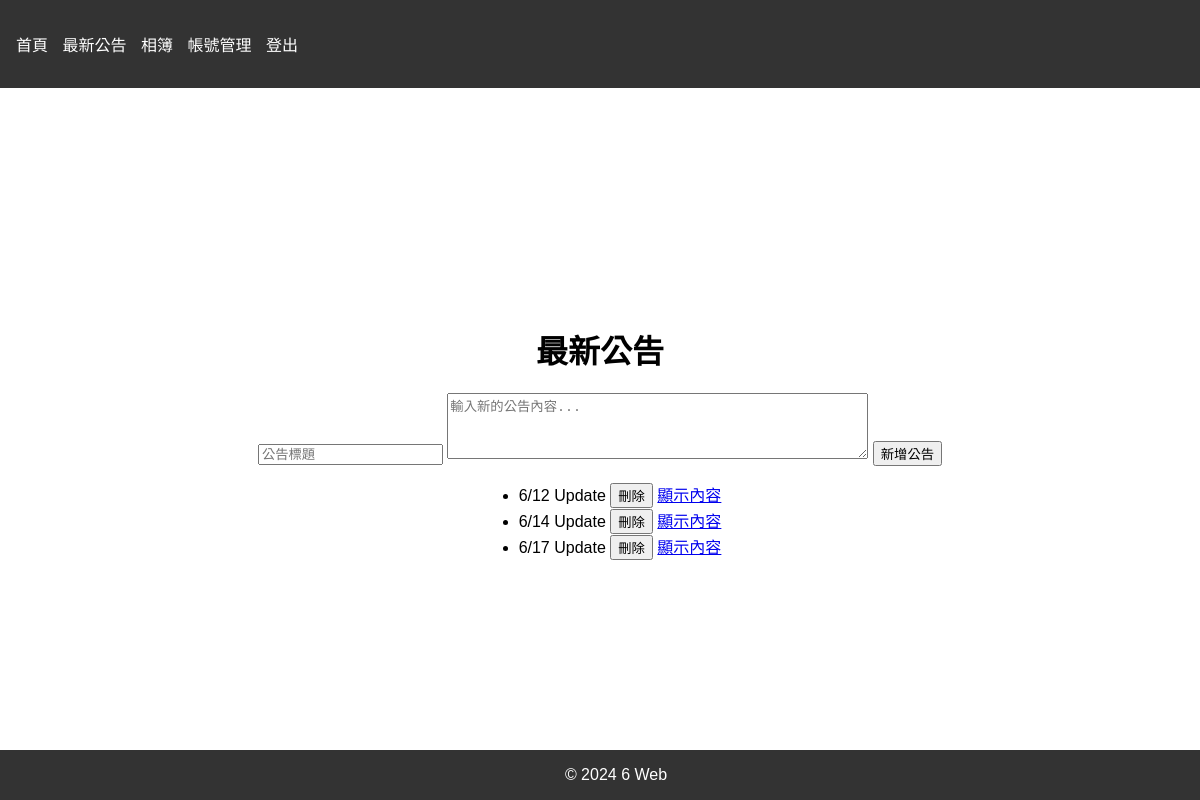
Before: /announcements (signed in) with the older database file.
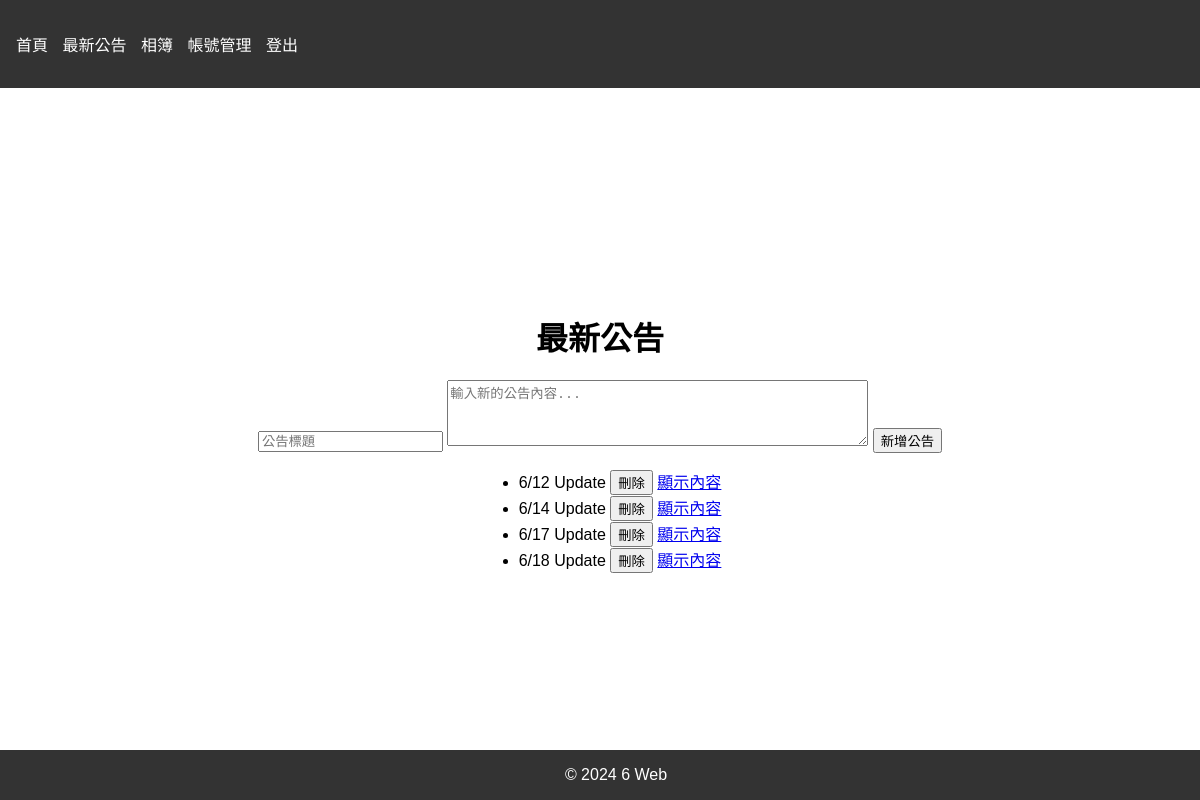
After: the same page with the newer database file.
### tables this page shows
CREATE TABLE announcements (id INTEGER PRIMARY KEY, title TEXT, content TEXT);

### app.py (the view, shortened to what this page needs)
@app.route('/announcements', methods=['GET', 'POST'])
@login_required
def announcements():
    conn = sqlite3.connect('database.db')
    c = conn.cursor()
    c.execute("SELECT id, title FROM announcements")
    announcements = c.fetchall()
    if 'view_content' in request.args:
        announcement_id = request.args.get('view_content')
        c.execute("SELECT content FROM announcements WHERE id = ?", (announcement_id,))
        content = c.fetchone()[0]
    else:
        content = None
    conn.close()
    return render_template('announcements.html', announcements=announcements, content=content)

### app.py (called while the page is built)
def login_required(f):
    @wraps(f)
    def decorated_function(*args, **kwargs):
        if 'logged_in' not in session:
            return redirect(url_for('show_time'))
        return f(*args, **kwargs)
    return decorated_function

### templates/announcements.html (shortened to what this page needs)
<!DOCTYPE html>
<html lang="zh-TW">
<head>
    <link rel="stylesheet" href="{{ url_for('static', filename='styles.css') }}">
</head>
<body>
    <header>
        <nav>
            <ul>
                <li><a href="{{ url_for('index') }}">首頁</a></li>
                <li><a href="{{ url_for('announcements') }}">最新公告</a></li>
                <li><a href="{{ url_for('album') }}">相簿</a></li>
                {% if session.get('is_admin') %}
                <li><a href="{{ url_for('account') }}">帳號管理</a></li>
                {% endif %}
                <li><a href="{{ url_for('logout') }}">登出</a></li>
            </ul>
        </nav>
    </header>
    <main>
        <h1>最新公告</h1>
        {% if session.get('is_admin') %}
        <form method="post" action="{{ url_for('announcements') }}">
            <input type="text" name="title" placeholder="公告標題">
            <textarea name="content" rows="4" cols="50" placeholder="輸入新的公告內容..."></textarea>
            <input type="submit" name="add" value="新增公告">
        </form>
        {% endif %}
        <ul>
            {% for announcement in announcements %}
            <li>
                {{ announcement[1] }}
                {% if session.get('is_admin') %}
                <form method="post" action="{{ url_for('announcements') }}" style="display: inline;">
                    <input type="submit" name="delete" value="刪除">
                </form>
                {% endif %}
                <a href="{{ url_for('announcements', view_content=announcement[0]) }}">顯示內容</a>
            </li>
            {% endfor %}
        </ul>
    </main>
    <footer>
        &copy; 2024 6 Web
    </footer>
</body>
</html>

### static/styles.css (style rules this page uses)
body { font-family: Arial, sans-serif; margin: 0; padding: 0; box-sizing: border-box; }
header { background-color: #333; color: white; padding: 1em; }
nav ul { list-style: none; padding: 0; }
nav ul li { display: inline; margin-right: 10px; }
nav ul li a { color: white; text-decoration: none; }
main { display: flex; flex-direction: column; justify-content: center; align-items: center; min-height: 80vh; padding: 2em; text-align: center; }
footer { background-color: #333; color: white; text-align: center; padding: 1em; position: fixed; width: 100%; bottom: 0; }

Changed rows visible on the page:
added announcements: title "6/18 Update"
